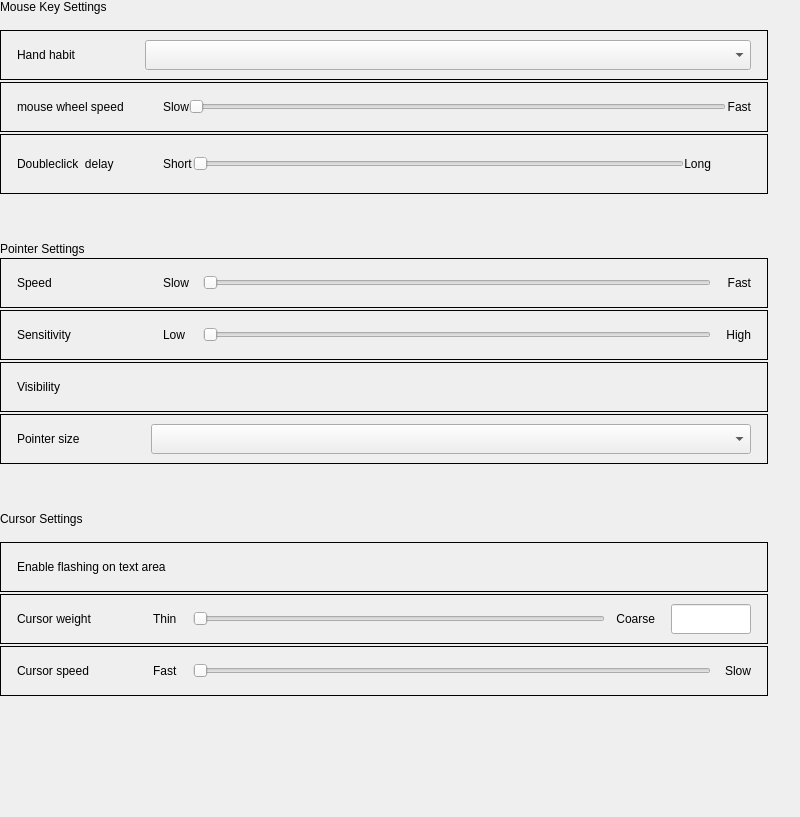
<?xml version="1.0" encoding="UTF-8"?>
<ui version="4.0">
 <class>MouseControl</class>
 <widget class="QWidget" name="MouseControl">
  <property name="geometry">
   <rect>
    <x>0</x>
    <y>0</y>
    <width>800</width>
    <height>817</height>
   </rect>
  </property>
  <property name="minimumSize">
   <size>
    <width>0</width>
    <height>0</height>
   </size>
  </property>
  <property name="maximumSize">
   <size>
    <width>16777215</width>
    <height>16777215</height>
   </size>
  </property>
  <property name="windowTitle">
   <string notr="true">Template</string>
  </property>
  <layout class="QVBoxLayout" name="verticalLayout_2">
   <property name="spacing">
    <number>2</number>
   </property>
   <property name="leftMargin">
    <number>0</number>
   </property>
   <property name="topMargin">
    <number>0</number>
   </property>
   <property name="rightMargin">
    <number>32</number>
   </property>
   <property name="bottomMargin">
    <number>48</number>
   </property>
   <item>
    <widget class="QLabel" name="titleLabel">
     <property name="sizePolicy">
      <sizepolicy hsizetype="Fixed" vsizetype="Fixed">
       <horstretch>0</horstretch>
       <verstretch>0</verstretch>
      </sizepolicy>
     </property>
     <property name="text">
      <string>Mouse Key Settings</string>
     </property>
    </widget>
   </item>
   <item>
    <spacer name="verticalSpacer_3">
     <property name="orientation">
      <enum>Qt::Vertical</enum>
     </property>
     <property name="sizeType">
      <enum>QSizePolicy::Fixed</enum>
     </property>
     <property name="sizeHint" stdset="0">
      <size>
       <width>20</width>
       <height>14</height>
      </size>
     </property>
    </spacer>
   </item>
   <item>
    <widget class="QFrame" name="handFrame">
     <property name="minimumSize">
      <size>
       <width>550</width>
       <height>50</height>
      </size>
     </property>
     <property name="maximumSize">
      <size>
       <width>960</width>
       <height>50</height>
      </size>
     </property>
     <property name="frameShape">
      <enum>QFrame::Box</enum>
     </property>
     <layout class="QHBoxLayout" name="horizontalLayout_2">
      <property name="spacing">
       <number>0</number>
      </property>
      <property name="leftMargin">
       <number>16</number>
      </property>
      <property name="topMargin">
       <number>0</number>
      </property>
      <property name="rightMargin">
       <number>16</number>
      </property>
      <property name="bottomMargin">
       <number>0</number>
      </property>
      <item>
       <layout class="QHBoxLayout" name="horizontalLayout">
        <property name="spacing">
         <number>0</number>
        </property>
        <item>
         <widget class="QLabel" name="handLabel">
          <property name="sizePolicy">
           <sizepolicy hsizetype="Fixed" vsizetype="Fixed">
            <horstretch>0</horstretch>
            <verstretch>0</verstretch>
           </sizepolicy>
          </property>
          <property name="minimumSize">
           <size>
            <width>128</width>
            <height>0</height>
           </size>
          </property>
          <property name="maximumSize">
           <size>
            <width>128</width>
            <height>16777215</height>
           </size>
          </property>
          <property name="text">
           <string>Hand habit</string>
          </property>
         </widget>
        </item>
        <item>
         <widget class="QComboBox" name="handHabitComBox">
          <property name="minimumSize">
           <size>
            <width>0</width>
            <height>30</height>
           </size>
          </property>
          <property name="maximumSize">
           <size>
            <width>16777215</width>
            <height>30</height>
           </size>
          </property>
         </widget>
        </item>
       </layout>
      </item>
     </layout>
    </widget>
   </item>
   <item>
    <widget class="QFrame" name="midSpeedFrame">
     <property name="minimumSize">
      <size>
       <width>550</width>
       <height>50</height>
      </size>
     </property>
     <property name="maximumSize">
      <size>
       <width>960</width>
       <height>50</height>
      </size>
     </property>
     <property name="frameShape">
      <enum>QFrame::Box</enum>
     </property>
     <property name="frameShadow">
      <enum>QFrame::Plain</enum>
     </property>
     <layout class="QHBoxLayout" name="horizontalLayout_15">
      <property name="spacing">
       <number>0</number>
      </property>
      <property name="leftMargin">
       <number>16</number>
      </property>
      <property name="topMargin">
       <number>0</number>
      </property>
      <property name="rightMargin">
       <number>16</number>
      </property>
      <property name="bottomMargin">
       <number>0</number>
      </property>
      <item>
       <layout class="QHBoxLayout" name="horizontalLayout_7">
        <property name="spacing">
         <number>0</number>
        </property>
        <item>
         <widget class="QLabel" name="slowLabel">
          <property name="sizePolicy">
           <sizepolicy hsizetype="Preferred" vsizetype="Fixed">
            <horstretch>0</horstretch>
            <verstretch>0</verstretch>
           </sizepolicy>
          </property>
          <property name="minimumSize">
           <size>
            <width>136</width>
            <height>0</height>
           </size>
          </property>
          <property name="maximumSize">
           <size>
            <width>16777215</width>
            <height>16777215</height>
           </size>
          </property>
          <property name="text">
           <string>mouse wheel speed</string>
          </property>
         </widget>
        </item>
        <item>
         <spacer name="verticalSpacer_6">
          <property name="orientation">
           <enum>Qt::Vertical</enum>
          </property>
          <property name="sizeHint" stdset="0">
           <size>
            <width>10</width>
            <height>40</height>
           </size>
          </property>
         </spacer>
        </item>
        <item>
         <widget class="QLabel" name="label_6">
          <property name="sizePolicy">
           <sizepolicy hsizetype="Preferred" vsizetype="Fixed">
            <horstretch>0</horstretch>
            <verstretch>0</verstretch>
           </sizepolicy>
          </property>
          <property name="minimumSize">
           <size>
            <width>0</width>
            <height>0</height>
           </size>
          </property>
          <property name="maximumSize">
           <size>
            <width>16777215</width>
            <height>16777215</height>
           </size>
          </property>
          <property name="text">
           <string>Slow</string>
          </property>
         </widget>
        </item>
        <item>
         <widget class="QSlider" name="midHorSlider">
          <property name="styleSheet">
           <string notr="true"/>
          </property>
          <property name="maximum">
           <number>9</number>
          </property>
          <property name="pageStep">
           <number>1</number>
          </property>
          <property name="orientation">
           <enum>Qt::Horizontal</enum>
          </property>
         </widget>
        </item>
        <item>
         <widget class="QLabel" name="label_7">
          <property name="sizePolicy">
           <sizepolicy hsizetype="Preferred" vsizetype="Fixed">
            <horstretch>0</horstretch>
            <verstretch>0</verstretch>
           </sizepolicy>
          </property>
          <property name="minimumSize">
           <size>
            <width>0</width>
            <height>0</height>
           </size>
          </property>
          <property name="maximumSize">
           <size>
            <width>16777215</width>
            <height>16777215</height>
           </size>
          </property>
          <property name="layoutDirection">
           <enum>Qt::LeftToRight</enum>
          </property>
          <property name="text">
           <string>Fast</string>
          </property>
          <property name="alignment">
           <set>Qt::AlignRight|Qt::AlignTrailing|Qt::AlignVCenter</set>
          </property>
         </widget>
        </item>
       </layout>
      </item>
     </layout>
    </widget>
   </item>
   <item>
    <widget class="QFrame" name="doubleClickFrame">
     <property name="minimumSize">
      <size>
       <width>550</width>
       <height>60</height>
      </size>
     </property>
     <property name="maximumSize">
      <size>
       <width>960</width>
       <height>60</height>
      </size>
     </property>
     <property name="frameShape">
      <enum>QFrame::Box</enum>
     </property>
     <property name="frameShadow">
      <enum>QFrame::Plain</enum>
     </property>
     <layout class="QHBoxLayout" name="horizontalLayout_18">
      <property name="spacing">
       <number>0</number>
      </property>
      <property name="leftMargin">
       <number>16</number>
      </property>
      <property name="topMargin">
       <number>0</number>
      </property>
      <property name="rightMargin">
       <number>16</number>
      </property>
      <property name="bottomMargin">
       <number>0</number>
      </property>
      <item>
       <layout class="QHBoxLayout" name="doubleClickHorLayout">
        <property name="spacing">
         <number>0</number>
        </property>
        <item>
         <widget class="QLabel" name="delayLabel">
          <property name="sizePolicy">
           <sizepolicy hsizetype="Preferred" vsizetype="Fixed">
            <horstretch>0</horstretch>
            <verstretch>0</verstretch>
           </sizepolicy>
          </property>
          <property name="minimumSize">
           <size>
            <width>136</width>
            <height>0</height>
           </size>
          </property>
          <property name="maximumSize">
           <size>
            <width>16777215</width>
            <height>16777215</height>
           </size>
          </property>
          <property name="text">
           <string>Doubleclick  delay</string>
          </property>
         </widget>
        </item>
        <item>
         <spacer name="verticalSpacer_7">
          <property name="orientation">
           <enum>Qt::Vertical</enum>
          </property>
          <property name="sizeHint" stdset="0">
           <size>
            <width>10</width>
            <height>40</height>
           </size>
          </property>
         </spacer>
        </item>
        <item>
         <widget class="QLabel" name="label_21">
          <property name="sizePolicy">
           <sizepolicy hsizetype="Preferred" vsizetype="Fixed">
            <horstretch>0</horstretch>
            <verstretch>0</verstretch>
           </sizepolicy>
          </property>
          <property name="minimumSize">
           <size>
            <width>0</width>
            <height>0</height>
           </size>
          </property>
          <property name="maximumSize">
           <size>
            <width>16777215</width>
            <height>16777215</height>
           </size>
          </property>
          <property name="text">
           <string>Short</string>
          </property>
         </widget>
        </item>
        <item>
         <widget class="QSlider" name="doubleclickHorSlider">
          <property name="styleSheet">
           <string notr="true"/>
          </property>
          <property name="minimum">
           <number>100</number>
          </property>
          <property name="maximum">
           <number>1000</number>
          </property>
          <property name="singleStep">
           <number>100</number>
          </property>
          <property name="pageStep">
           <number>100</number>
          </property>
          <property name="orientation">
           <enum>Qt::Horizontal</enum>
          </property>
         </widget>
        </item>
        <item>
         <widget class="QLabel" name="label_22">
          <property name="sizePolicy">
           <sizepolicy hsizetype="Preferred" vsizetype="Fixed">
            <horstretch>0</horstretch>
            <verstretch>0</verstretch>
           </sizepolicy>
          </property>
          <property name="minimumSize">
           <size>
            <width>0</width>
            <height>0</height>
           </size>
          </property>
          <property name="maximumSize">
           <size>
            <width>16777215</width>
            <height>16777215</height>
           </size>
          </property>
          <property name="text">
           <string>Long</string>
          </property>
          <property name="alignment">
           <set>Qt::AlignRight|Qt::AlignTrailing|Qt::AlignVCenter</set>
          </property>
         </widget>
        </item>
        <item>
         <spacer name="horizontalSpacer_4">
          <property name="orientation">
           <enum>Qt::Horizontal</enum>
          </property>
          <property name="sizeType">
           <enum>QSizePolicy::Fixed</enum>
          </property>
          <property name="sizeHint" stdset="0">
           <size>
            <width>40</width>
            <height>20</height>
           </size>
          </property>
         </spacer>
        </item>
       </layout>
      </item>
     </layout>
    </widget>
   </item>
   <item>
    <spacer name="verticalSpacer">
     <property name="orientation">
      <enum>Qt::Vertical</enum>
     </property>
     <property name="sizeType">
      <enum>QSizePolicy::Fixed</enum>
     </property>
     <property name="sizeHint" stdset="0">
      <size>
       <width>20</width>
       <height>46</height>
      </size>
     </property>
    </spacer>
   </item>
   <item>
    <widget class="QLabel" name="title2Label">
     <property name="sizePolicy">
      <sizepolicy hsizetype="Fixed" vsizetype="Fixed">
       <horstretch>0</horstretch>
       <verstretch>0</verstretch>
      </sizepolicy>
     </property>
     <property name="text">
      <string>Pointer Settings</string>
     </property>
    </widget>
   </item>
   <item>
    <widget class="QFrame" name="pointerSpeedFrame">
     <property name="minimumSize">
      <size>
       <width>550</width>
       <height>50</height>
      </size>
     </property>
     <property name="maximumSize">
      <size>
       <width>960</width>
       <height>50</height>
      </size>
     </property>
     <property name="frameShape">
      <enum>QFrame::Box</enum>
     </property>
     <layout class="QHBoxLayout" name="horizontalLayout_4">
      <property name="spacing">
       <number>0</number>
      </property>
      <property name="leftMargin">
       <number>16</number>
      </property>
      <property name="topMargin">
       <number>0</number>
      </property>
      <property name="rightMargin">
       <number>16</number>
      </property>
      <property name="bottomMargin">
       <number>0</number>
      </property>
      <item>
       <layout class="QHBoxLayout" name="horizontalLayout_3">
        <property name="spacing">
         <number>0</number>
        </property>
        <property name="leftMargin">
         <number>0</number>
        </property>
        <item>
         <widget class="QLabel" name="speedLabel">
          <property name="sizePolicy">
           <sizepolicy hsizetype="Fixed" vsizetype="Fixed">
            <horstretch>0</horstretch>
            <verstretch>0</verstretch>
           </sizepolicy>
          </property>
          <property name="minimumSize">
           <size>
            <width>136</width>
            <height>0</height>
           </size>
          </property>
          <property name="maximumSize">
           <size>
            <width>136</width>
            <height>16777215</height>
           </size>
          </property>
          <property name="text">
           <string>Speed</string>
          </property>
         </widget>
        </item>
        <item>
         <spacer name="verticalSpacer_8">
          <property name="orientation">
           <enum>Qt::Vertical</enum>
          </property>
          <property name="sizeHint" stdset="0">
           <size>
            <width>10</width>
            <height>40</height>
           </size>
          </property>
         </spacer>
        </item>
        <item>
         <widget class="QLabel" name="label_2">
          <property name="sizePolicy">
           <sizepolicy hsizetype="Fixed" vsizetype="Fixed">
            <horstretch>0</horstretch>
            <verstretch>0</verstretch>
           </sizepolicy>
          </property>
          <property name="minimumSize">
           <size>
            <width>40</width>
            <height>0</height>
           </size>
          </property>
          <property name="maximumSize">
           <size>
            <width>16777215</width>
            <height>16777215</height>
           </size>
          </property>
          <property name="text">
           <string>Slow</string>
          </property>
         </widget>
        </item>
        <item>
         <widget class="QSlider" name="pointerSpeedSlider">
          <property name="styleSheet">
           <string notr="true"/>
          </property>
          <property name="minimum">
           <number>100</number>
          </property>
          <property name="maximum">
           <number>1000</number>
          </property>
          <property name="singleStep">
           <number>50</number>
          </property>
          <property name="pageStep">
           <number>50</number>
          </property>
          <property name="orientation">
           <enum>Qt::Horizontal</enum>
          </property>
         </widget>
        </item>
        <item>
         <widget class="QLabel" name="label_3">
          <property name="sizePolicy">
           <sizepolicy hsizetype="Fixed" vsizetype="Fixed">
            <horstretch>0</horstretch>
            <verstretch>0</verstretch>
           </sizepolicy>
          </property>
          <property name="minimumSize">
           <size>
            <width>40</width>
            <height>0</height>
           </size>
          </property>
          <property name="maximumSize">
           <size>
            <width>16777215</width>
            <height>16777215</height>
           </size>
          </property>
          <property name="layoutDirection">
           <enum>Qt::LeftToRight</enum>
          </property>
          <property name="text">
           <string>Fast</string>
          </property>
          <property name="alignment">
           <set>Qt::AlignRight|Qt::AlignTrailing|Qt::AlignVCenter</set>
          </property>
         </widget>
        </item>
       </layout>
      </item>
     </layout>
    </widget>
   </item>
   <item>
    <widget class="QFrame" name="sensitivityFrame">
     <property name="minimumSize">
      <size>
       <width>550</width>
       <height>50</height>
      </size>
     </property>
     <property name="maximumSize">
      <size>
       <width>960</width>
       <height>50</height>
      </size>
     </property>
     <property name="frameShape">
      <enum>QFrame::Box</enum>
     </property>
     <layout class="QHBoxLayout" name="horizontalLayout_6">
      <property name="spacing">
       <number>0</number>
      </property>
      <property name="leftMargin">
       <number>16</number>
      </property>
      <property name="topMargin">
       <number>0</number>
      </property>
      <property name="rightMargin">
       <number>16</number>
      </property>
      <property name="bottomMargin">
       <number>0</number>
      </property>
      <item>
       <layout class="QHBoxLayout" name="horizontalLayout_5">
        <property name="spacing">
         <number>0</number>
        </property>
        <item>
         <widget class="QLabel" name="senseLabel">
          <property name="sizePolicy">
           <sizepolicy hsizetype="Fixed" vsizetype="Fixed">
            <horstretch>0</horstretch>
            <verstretch>0</verstretch>
           </sizepolicy>
          </property>
          <property name="minimumSize">
           <size>
            <width>136</width>
            <height>0</height>
           </size>
          </property>
          <property name="maximumSize">
           <size>
            <width>136</width>
            <height>16777215</height>
           </size>
          </property>
          <property name="text">
           <string>Sensitivity</string>
          </property>
         </widget>
        </item>
        <item>
         <spacer name="verticalSpacer_9">
          <property name="orientation">
           <enum>Qt::Vertical</enum>
          </property>
          <property name="sizeHint" stdset="0">
           <size>
            <width>10</width>
            <height>40</height>
           </size>
          </property>
         </spacer>
        </item>
        <item>
         <widget class="QLabel" name="label_9">
          <property name="sizePolicy">
           <sizepolicy hsizetype="Fixed" vsizetype="Fixed">
            <horstretch>0</horstretch>
            <verstretch>0</verstretch>
           </sizepolicy>
          </property>
          <property name="minimumSize">
           <size>
            <width>40</width>
            <height>0</height>
           </size>
          </property>
          <property name="maximumSize">
           <size>
            <width>16777215</width>
            <height>16777215</height>
           </size>
          </property>
          <property name="text">
           <string>Low</string>
          </property>
         </widget>
        </item>
        <item>
         <widget class="QSlider" name="pointerSensitivitySlider">
          <property name="styleSheet">
           <string notr="true"/>
          </property>
          <property name="minimum">
           <number>100</number>
          </property>
          <property name="maximum">
           <number>1000</number>
          </property>
          <property name="singleStep">
           <number>50</number>
          </property>
          <property name="pageStep">
           <number>50</number>
          </property>
          <property name="orientation">
           <enum>Qt::Horizontal</enum>
          </property>
         </widget>
        </item>
        <item>
         <widget class="QLabel" name="label_10">
          <property name="sizePolicy">
           <sizepolicy hsizetype="Fixed" vsizetype="Fixed">
            <horstretch>0</horstretch>
            <verstretch>0</verstretch>
           </sizepolicy>
          </property>
          <property name="minimumSize">
           <size>
            <width>40</width>
            <height>0</height>
           </size>
          </property>
          <property name="maximumSize">
           <size>
            <width>16777215</width>
            <height>16777215</height>
           </size>
          </property>
          <property name="layoutDirection">
           <enum>Qt::LeftToRight</enum>
          </property>
          <property name="text">
           <string>High</string>
          </property>
          <property name="alignment">
           <set>Qt::AlignRight|Qt::AlignTrailing|Qt::AlignVCenter</set>
          </property>
         </widget>
        </item>
       </layout>
      </item>
     </layout>
    </widget>
   </item>
   <item>
    <widget class="QFrame" name="visibilityFrame">
     <property name="minimumSize">
      <size>
       <width>550</width>
       <height>50</height>
      </size>
     </property>
     <property name="maximumSize">
      <size>
       <width>960</width>
       <height>50</height>
      </size>
     </property>
     <property name="frameShape">
      <enum>QFrame::Box</enum>
     </property>
     <layout class="QHBoxLayout" name="horizontalLayout_8">
      <property name="spacing">
       <number>0</number>
      </property>
      <property name="leftMargin">
       <number>16</number>
      </property>
      <property name="topMargin">
       <number>0</number>
      </property>
      <property name="rightMargin">
       <number>16</number>
      </property>
      <property name="bottomMargin">
       <number>0</number>
      </property>
      <item>
       <layout class="QHBoxLayout" name="visibilityHorLayout">
        <item>
         <widget class="QLabel" name="visLabel">
          <property name="sizePolicy">
           <sizepolicy hsizetype="Fixed" vsizetype="Fixed">
            <horstretch>0</horstretch>
            <verstretch>0</verstretch>
           </sizepolicy>
          </property>
          <property name="minimumSize">
           <size>
            <width>128</width>
            <height>0</height>
           </size>
          </property>
          <property name="maximumSize">
           <size>
            <width>128</width>
            <height>16777215</height>
           </size>
          </property>
          <property name="text">
           <string>Visibility</string>
          </property>
         </widget>
        </item>
        <item>
         <spacer name="horizontalSpacer_3">
          <property name="orientation">
           <enum>Qt::Horizontal</enum>
          </property>
          <property name="sizeHint" stdset="0">
           <size>
            <width>40</width>
            <height>20</height>
           </size>
          </property>
         </spacer>
        </item>
       </layout>
      </item>
     </layout>
    </widget>
   </item>
   <item>
    <widget class="QFrame" name="pointerSizeFrame">
     <property name="minimumSize">
      <size>
       <width>550</width>
       <height>50</height>
      </size>
     </property>
     <property name="maximumSize">
      <size>
       <width>960</width>
       <height>50</height>
      </size>
     </property>
     <property name="frameShape">
      <enum>QFrame::Box</enum>
     </property>
     <layout class="QHBoxLayout" name="horizontalLayout_10">
      <property name="spacing">
       <number>0</number>
      </property>
      <property name="leftMargin">
       <number>16</number>
      </property>
      <property name="topMargin">
       <number>0</number>
      </property>
      <property name="rightMargin">
       <number>16</number>
      </property>
      <property name="bottomMargin">
       <number>0</number>
      </property>
      <item>
       <layout class="QHBoxLayout" name="horizontalLayout_9">
        <item>
         <widget class="QLabel" name="sizeLabel">
          <property name="sizePolicy">
           <sizepolicy hsizetype="Fixed" vsizetype="Fixed">
            <horstretch>0</horstretch>
            <verstretch>0</verstretch>
           </sizepolicy>
          </property>
          <property name="minimumSize">
           <size>
            <width>128</width>
            <height>0</height>
           </size>
          </property>
          <property name="maximumSize">
           <size>
            <width>128</width>
            <height>16777215</height>
           </size>
          </property>
          <property name="text">
           <string>Pointer size</string>
          </property>
         </widget>
        </item>
        <item>
         <widget class="QComboBox" name="pointerSizeComBox">
          <property name="minimumSize">
           <size>
            <width>0</width>
            <height>30</height>
           </size>
          </property>
          <property name="maximumSize">
           <size>
            <width>16777215</width>
            <height>30</height>
           </size>
          </property>
         </widget>
        </item>
       </layout>
      </item>
     </layout>
    </widget>
   </item>
   <item>
    <spacer name="verticalSpacer_2">
     <property name="orientation">
      <enum>Qt::Vertical</enum>
     </property>
     <property name="sizeType">
      <enum>QSizePolicy::Fixed</enum>
     </property>
     <property name="sizeHint" stdset="0">
      <size>
       <width>20</width>
       <height>46</height>
      </size>
     </property>
    </spacer>
   </item>
   <item>
    <widget class="QLabel" name="title3Label">
     <property name="sizePolicy">
      <sizepolicy hsizetype="Fixed" vsizetype="Fixed">
       <horstretch>0</horstretch>
       <verstretch>0</verstretch>
      </sizepolicy>
     </property>
     <property name="text">
      <string>Cursor Settings</string>
     </property>
    </widget>
   </item>
   <item>
    <spacer name="verticalSpacer_4">
     <property name="orientation">
      <enum>Qt::Vertical</enum>
     </property>
     <property name="sizeType">
      <enum>QSizePolicy::Fixed</enum>
     </property>
     <property name="sizeHint" stdset="0">
      <size>
       <width>20</width>
       <height>14</height>
      </size>
     </property>
    </spacer>
   </item>
   <item>
    <widget class="QFrame" name="flashingFrame">
     <property name="minimumSize">
      <size>
       <width>550</width>
       <height>50</height>
      </size>
     </property>
     <property name="maximumSize">
      <size>
       <width>960</width>
       <height>50</height>
      </size>
     </property>
     <property name="frameShape">
      <enum>QFrame::Box</enum>
     </property>
     <layout class="QHBoxLayout" name="horizontalLayout_16">
      <property name="spacing">
       <number>0</number>
      </property>
      <property name="leftMargin">
       <number>16</number>
      </property>
      <property name="topMargin">
       <number>0</number>
      </property>
      <property name="rightMargin">
       <number>16</number>
      </property>
      <property name="bottomMargin">
       <number>0</number>
      </property>
      <item>
       <layout class="QHBoxLayout" name="enableFlashingHorLayout">
        <property name="spacing">
         <number>0</number>
        </property>
        <item>
         <widget class="QLabel" name="flashLabel">
          <property name="sizePolicy">
           <sizepolicy hsizetype="Fixed" vsizetype="Fixed">
            <horstretch>0</horstretch>
            <verstretch>0</verstretch>
           </sizepolicy>
          </property>
          <property name="text">
           <string>Enable flashing on text area</string>
          </property>
         </widget>
        </item>
        <item>
         <spacer name="horizontalSpacer">
          <property name="orientation">
           <enum>Qt::Horizontal</enum>
          </property>
          <property name="sizeHint" stdset="0">
           <size>
            <width>40</width>
            <height>20</height>
           </size>
          </property>
         </spacer>
        </item>
       </layout>
      </item>
     </layout>
    </widget>
   </item>
   <item>
    <widget class="QFrame" name="cursorWeightFrame">
     <property name="minimumSize">
      <size>
       <width>550</width>
       <height>50</height>
      </size>
     </property>
     <property name="maximumSize">
      <size>
       <width>960</width>
       <height>50</height>
      </size>
     </property>
     <property name="frameShape">
      <enum>QFrame::Box</enum>
     </property>
     <layout class="QHBoxLayout" name="horizontalLayout_12">
      <property name="spacing">
       <number>0</number>
      </property>
      <property name="leftMargin">
       <number>16</number>
      </property>
      <property name="topMargin">
       <number>0</number>
      </property>
      <property name="rightMargin">
       <number>16</number>
      </property>
      <property name="bottomMargin">
       <number>0</number>
      </property>
      <item>
       <layout class="QHBoxLayout" name="horizontalLayout_11">
        <property name="spacing">
         <number>0</number>
        </property>
        <item>
         <widget class="QLabel" name="label_13">
          <property name="sizePolicy">
           <sizepolicy hsizetype="Fixed" vsizetype="Fixed">
            <horstretch>0</horstretch>
            <verstretch>0</verstretch>
           </sizepolicy>
          </property>
          <property name="minimumSize">
           <size>
            <width>136</width>
            <height>0</height>
           </size>
          </property>
          <property name="maximumSize">
           <size>
            <width>136</width>
            <height>16777215</height>
           </size>
          </property>
          <property name="text">
           <string>Cursor weight</string>
          </property>
         </widget>
        </item>
        <item>
         <widget class="QLabel" name="label_14">
          <property name="sizePolicy">
           <sizepolicy hsizetype="Fixed" vsizetype="Fixed">
            <horstretch>0</horstretch>
            <verstretch>0</verstretch>
           </sizepolicy>
          </property>
          <property name="minimumSize">
           <size>
            <width>40</width>
            <height>0</height>
           </size>
          </property>
          <property name="maximumSize">
           <size>
            <width>40</width>
            <height>16777215</height>
           </size>
          </property>
          <property name="text">
           <string>Thin</string>
          </property>
         </widget>
        </item>
        <item>
         <widget class="QSlider" name="cursorWeightSlider">
          <property name="styleSheet">
           <string notr="true"/>
          </property>
          <property name="orientation">
           <enum>Qt::Horizontal</enum>
          </property>
         </widget>
        </item>
        <item>
         <widget class="QLabel" name="label_15">
          <property name="sizePolicy">
           <sizepolicy hsizetype="Fixed" vsizetype="Fixed">
            <horstretch>0</horstretch>
            <verstretch>0</verstretch>
           </sizepolicy>
          </property>
          <property name="minimumSize">
           <size>
            <width>50</width>
            <height>0</height>
           </size>
          </property>
          <property name="maximumSize">
           <size>
            <width>50</width>
            <height>16777215</height>
           </size>
          </property>
          <property name="text">
           <string>Coarse</string>
          </property>
          <property name="alignment">
           <set>Qt::AlignRight|Qt::AlignTrailing|Qt::AlignVCenter</set>
          </property>
         </widget>
        </item>
        <item>
         <spacer name="horizontalSpacer_2">
          <property name="orientation">
           <enum>Qt::Horizontal</enum>
          </property>
          <property name="sizeType">
           <enum>QSizePolicy::Fixed</enum>
          </property>
          <property name="sizeHint" stdset="0">
           <size>
            <width>16</width>
            <height>20</height>
           </size>
          </property>
         </spacer>
        </item>
        <item>
         <widget class="QLineEdit" name="lineEdit">
          <property name="maximumSize">
           <size>
            <width>80</width>
            <height>30</height>
           </size>
          </property>
          <property name="sizeIncrement">
           <size>
            <width>80</width>
            <height>30</height>
           </size>
          </property>
         </widget>
        </item>
       </layout>
      </item>
     </layout>
    </widget>
   </item>
   <item>
    <widget class="QFrame" name="cursorSpeedFrame">
     <property name="minimumSize">
      <size>
       <width>550</width>
       <height>50</height>
      </size>
     </property>
     <property name="maximumSize">
      <size>
       <width>960</width>
       <height>50</height>
      </size>
     </property>
     <property name="frameShape">
      <enum>QFrame::Box</enum>
     </property>
     <layout class="QHBoxLayout" name="horizontalLayout_14">
      <property name="spacing">
       <number>0</number>
      </property>
      <property name="leftMargin">
       <number>16</number>
      </property>
      <property name="topMargin">
       <number>0</number>
      </property>
      <property name="rightMargin">
       <number>16</number>
      </property>
      <property name="bottomMargin">
       <number>0</number>
      </property>
      <item>
       <layout class="QHBoxLayout" name="horizontalLayout_13">
        <property name="spacing">
         <number>0</number>
        </property>
        <item>
         <widget class="QLabel" name="cursorspdLabel">
          <property name="sizePolicy">
           <sizepolicy hsizetype="Fixed" vsizetype="Fixed">
            <horstretch>0</horstretch>
            <verstretch>0</verstretch>
           </sizepolicy>
          </property>
          <property name="minimumSize">
           <size>
            <width>136</width>
            <height>0</height>
           </size>
          </property>
          <property name="maximumSize">
           <size>
            <width>136</width>
            <height>16777215</height>
           </size>
          </property>
          <property name="text">
           <string>Cursor speed</string>
          </property>
         </widget>
        </item>
        <item>
         <widget class="QLabel" name="label_17">
          <property name="sizePolicy">
           <sizepolicy hsizetype="Fixed" vsizetype="Fixed">
            <horstretch>0</horstretch>
            <verstretch>0</verstretch>
           </sizepolicy>
          </property>
          <property name="minimumSize">
           <size>
            <width>40</width>
            <height>0</height>
           </size>
          </property>
          <property name="maximumSize">
           <size>
            <width>40</width>
            <height>16777215</height>
           </size>
          </property>
          <property name="text">
           <string>Fast</string>
          </property>
         </widget>
        </item>
        <item>
         <widget class="QSlider" name="cursorSpeedSlider">
          <property name="styleSheet">
           <string notr="true"/>
          </property>
          <property name="minimum">
           <number>100</number>
          </property>
          <property name="maximum">
           <number>2500</number>
          </property>
          <property name="singleStep">
           <number>200</number>
          </property>
          <property name="pageStep">
           <number>200</number>
          </property>
          <property name="orientation">
           <enum>Qt::Horizontal</enum>
          </property>
         </widget>
        </item>
        <item>
         <widget class="QLabel" name="label_18">
          <property name="sizePolicy">
           <sizepolicy hsizetype="Fixed" vsizetype="Fixed">
            <horstretch>0</horstretch>
            <verstretch>0</verstretch>
           </sizepolicy>
          </property>
          <property name="minimumSize">
           <size>
            <width>40</width>
            <height>0</height>
           </size>
          </property>
          <property name="maximumSize">
           <size>
            <width>40</width>
            <height>16777215</height>
           </size>
          </property>
          <property name="text">
           <string>Slow</string>
          </property>
          <property name="alignment">
           <set>Qt::AlignRight|Qt::AlignTrailing|Qt::AlignVCenter</set>
          </property>
         </widget>
        </item>
       </layout>
      </item>
     </layout>
    </widget>
   </item>
   <item>
    <spacer name="verticalSpacer_5">
     <property name="orientation">
      <enum>Qt::Vertical</enum>
     </property>
     <property name="sizeHint" stdset="0">
      <size>
       <width>20</width>
       <height>40</height>
      </size>
     </property>
    </spacer>
   </item>
  </layout>
 </widget>
 <layoutdefault spacing="6" margin="11"/>
 <resources/>
 <connections/>
</ui>
